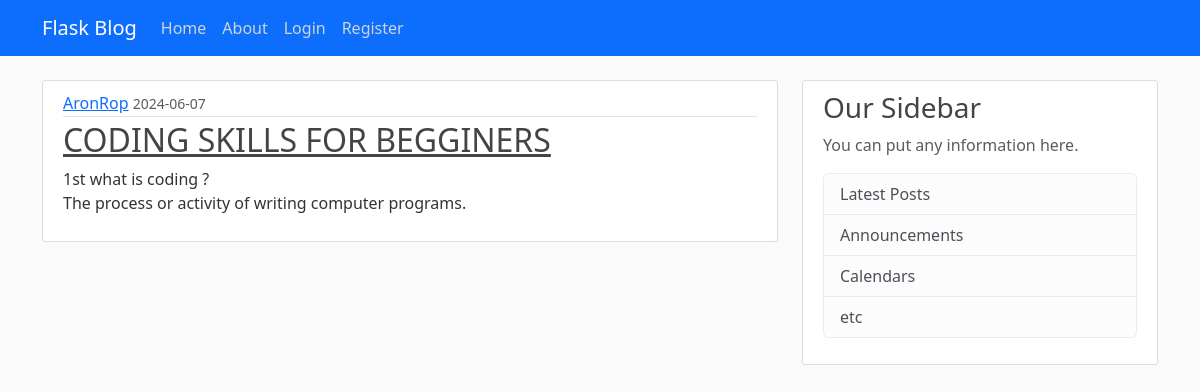
/post/1, run on the app's committed database.
### app/models.py (models this page shows, shortened)
class User(db.Model, UserMixin):
    id = db.Column(db.Integer, primary_key=True)
    username = db.Column(db.String(12), unique=True, nullable=False)
    email = db.Column(db.String(120), unique=True, nullable=False)
    image_file = db.Column(db.String(20), nullable=False, default='default.jpeg')
    password = db.Column(db.String(60), nullable=False)
    posts = db.relationship("Post", backref='author', lazy=True)

class Post(db.Model):
    id = db.Column(db.Integer, primary_key=True)
    title = db.Column(db.String(100), nullable=False)
    content = db.Column(db.Text, nullable=False)
    date_posted = db.Column(db.DateTime, nullable=False, default=datetime.utcnow)
    user_id = db.Column(db.Integer, db.ForeignKey('user.id'), nullable=False)

### app/routes.py (the view)
@app.route('/post/<int:post_id>')
def post(post_id):
    post = Post.query.get_or_404(post_id)
    return render_template('post.html', title=post.title, post=post)

### app/templates/post.html (shortened to what this page needs)
{% extends 'base.html' %}
{% block content %}
<article class="media content-section">
    <div class="media-body">
      <div class="article-metadata">
        <a class="mr-2" href="{{ url_for('user_posts', username = post.author.username)}}">{{ post.author.username }}</a>
        <small class="text-muted">{{ post.date_posted.strftime('%Y-%m-%d') }}</small>
      </div>
      <h2><a class="article-title" href="">{{ post.title }}</a></h2>
      <p class="article-content">{{ post.content }}</p>
    </div>
  </article>
{% endblock %}

### app/static/main.css (style rules this page uses)
body { background: #fafafa; color: #333333; margin-top: 5rem; }
h1, h2, h3, h4, h5, h6 { color: #444444; }
.content-section { background: #ffffff; padding: 10px 20px; border: 1px solid #dddddd; border-radius: 3px; margin-bottom: 20px; }
.article-title { color: #444444; }
.article-content { white-space: pre-line; }
.article-metadata { padding-bottom: 1px; margin-bottom: 4px; border-bottom: 1px solid #e3e3e3 }

### data on the page
User: author.username "AronRop"
Post: date_posted "2024-06-07", title "CODING SKILLS FOR BEGGINERS", content "1st what is coding ? The process or activity of writing computer programs."
